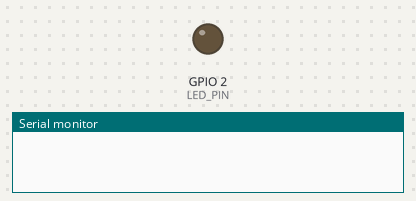
Recording of a sketch running on a simulated ESP32. Parts: output pins drawn as LEDs (lit = HIGH), the last lines printed to the serial monitor.

Above: at 0.0 s.
At 0.9 s:
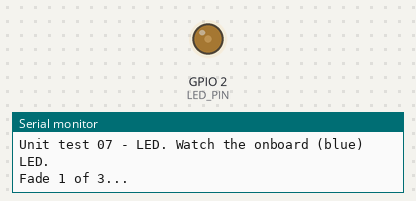
At 2.8 s:
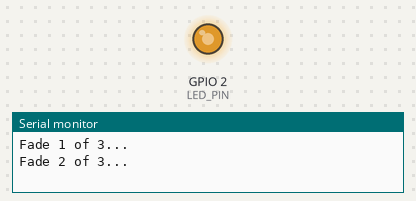
At 5.4 s:
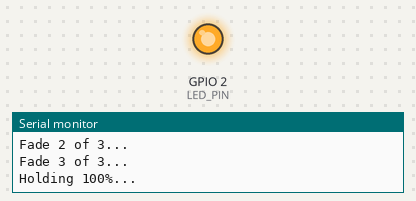
Timing chart, 0 to 10.9 s (numbered marks = the images above):
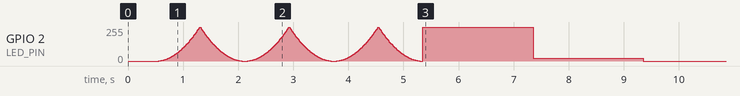

The sketch:

07_led_pwm.ino
```cpp
// Unit test 07 - onboard LED with PWM brightness
// Fades the onboard LED (GPIO 2) up and down three times, then holds it at
// 100%, 30% and off for 2 s each - the same LEDC setup and the same square
// brightness curve (duty = percent^2 / 100^2) the firmware uses for "dim the
// light to 30 percent".
//
// PASS (by eye): the LED fades smoothly, and 30% is visibly dimmer than
// 100%. The sketch prints "===== LED TEST DONE - PASS if ... =====" at the
// end, since only a person can see the LED.

// Pins - the same as ESP32/parameters.h (each unit test stands alone, so it
// carries its own copy).
#define LED_PIN 2
#define LED_ACTIVE_HIGH 1

namespace {
constexpr uint32_t kSerialBaudRate = 115200;
constexpr uint32_t kPwmFrequencyHz = 5000;   // as board_state_utils.cpp
constexpr uint8_t kPwmResolutionBits = 8;
constexpr uint32_t kPwmMaxDuty = (1u << kPwmResolutionBits) - 1;
constexpr uint8_t kPwmChannel = 0;           // core 2.x addresses LEDC by channel
constexpr int kFades = 3;
constexpr uint32_t kFadeStepMs = 8;
constexpr uint32_t kHoldMs = 2000;

/** Sets the LED to percent brightness (0 = off), honoring its polarity.
    Square curve as board_state_utils.cpp, so the steps look even to the eye. */
void setBrightness(uint32_t percent) {
  uint32_t duty = percent * percent * kPwmMaxDuty / (100 * 100);
  if (!LED_ACTIVE_HIGH) {
    duty = kPwmMaxDuty - duty;
  }
#if ESP_ARDUINO_VERSION_MAJOR >= 3
  ledcWrite(LED_PIN, duty);
#else
  ledcWrite(kPwmChannel, duty);
#endif
}
}  // namespace

/** Sets up the PWM channel, then runs the fades and the three levels once. */
void setup() {
  Serial.begin(kSerialBaudRate);
  delay(500);
  Serial.println("Unit test 07 - LED. Watch the onboard (blue) LED.");
#if ESP_ARDUINO_VERSION_MAJOR >= 3
  ledcAttach(LED_PIN, kPwmFrequencyHz, kPwmResolutionBits);
#else
  ledcSetup(kPwmChannel, kPwmFrequencyHz, kPwmResolutionBits);
  ledcAttachPin(LED_PIN, kPwmChannel);
#endif
  for (int fade = 1; fade <= kFades; fade++) {
    Serial.printf("Fade %d of %d...\n", fade, kFades);
    for (uint32_t percent = 0; percent <= 100; percent++) {
      setBrightness(percent);
      delay(kFadeStepMs);
    }
    for (int percent = 100; percent >= 0; percent--) {
      setBrightness(static_cast<uint32_t>(percent));
      delay(kFadeStepMs);
    }
  }
  const uint32_t kLevels[] = {100, 30, 0};
  for (uint32_t level : kLevels) {
    Serial.printf("Holding %u%%...\n", (unsigned)level);
    setBrightness(level);
    delay(kHoldMs);
  }
  Serial.println("===== LED TEST DONE - PASS if it faded smoothly and 30% looked dimmer than 100% =====");
}

/** Nothing to repeat - press Reset to run it again. */
void loop() {
}
```
